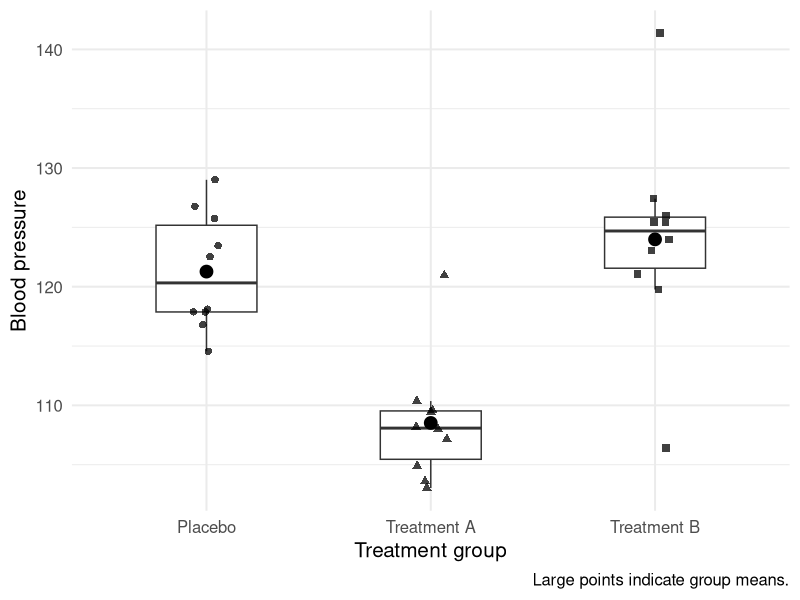
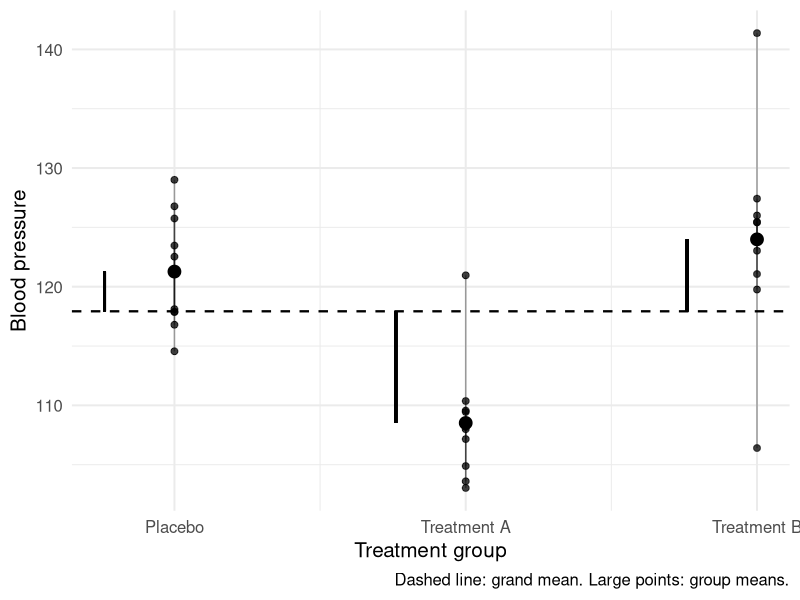

The R source for these figures, in order:
## ---- chunk 1
#| include: false
knitr::opts_chunk$set(
  echo = FALSE,
  warning = FALSE,
  message = FALSE,
  fig.align = "center"
)

set.seed(1811)
n_group <- 10
group_levels <- c("Placebo", "Treatment A", "Treatment B")
trt_tbl <- tibble::tibble(
  group = factor(rep(group_levels, each = n_group), levels = group_levels),
  bp = c(
    rnorm(n_group, mean = 124, sd = 8),
    rnorm(n_group, mean = 108, sd = 8),
    rnorm(n_group, mean = 119, sd = 8)
  )
)

fit_oneway <- lm(bp ~ group, data = trt_tbl)
fit_reduced <- lm(bp ~ 1, data = trt_tbl)

n <- nrow(trt_tbl)
a <- nlevels(trt_tbl$group)
X_oneway <- model.matrix(fit_oneway)
k_oneway <- ncol(X_oneway)
C_oneway <- solve(crossprod(X_oneway))
s2_oneway <- sigma(fit_oneway)^2

trt_means <- aggregate(bp ~ group, data = trt_tbl, FUN = mean)
n_i <- as.numeric(table(trt_tbl$group))
y_bar <- mean(trt_tbl$bp)
y_i_bar <- trt_means$bp
SST <- sum((trt_tbl$bp - y_bar)^2)
SSA <- sum(n_i * (y_i_bar - y_bar)^2)
SSE <- sum(residuals(fit_oneway)^2)
MSA <- SSA / (a - 1)
MSE <- SSE / (n - a)
F_anova <- MSA / MSE
p_anova <- pf(F_anova, df1 = a - 1, df2 = n - a, lower.tail = FALSE)

anova_tbl <- anova(fit_oneway)
model_comparison_tbl <- anova(fit_reduced, fit_oneway)

L_group <- rbind(
  c(0, 1, 0),
  c(0, 0, 1)
)
r_group <- c(0, 0)
joint_difference <- as.vector(L_group %*% coef(fit_oneway) - r_group)
F_group <- drop(
  t(joint_difference) %*%
    solve(L_group %*% C_oneway %*% t(L_group)) %*%
    joint_difference /
    (nrow(L_group) * s2_oneway)
)
p_group <- pf(F_group, df1 = nrow(L_group), df2 = df.residual(fit_oneway), lower.tail = FALSE)

trt_aug <- trt_tbl
trt_aug$obs <- ave(trt_aug$bp, trt_aug$group, FUN = seq_along)
trt_aug$group_index <- as.numeric(trt_aug$group)
trt_aug$group_mean <- ave(trt_aug$bp, trt_aug$group, FUN = mean)
trt_aug$grand_mean <- y_bar

set.seed(201)
ad_tbl <- tibble::tibble(
  spend_radio = runif(100, 0, 3)
)
ad_tbl$spend_tv <- 1.2 * ad_tbl$spend_radio + runif(100, 0, 3)
ad_tbl$revenue <- 10 + 2 * ad_tbl$spend_tv + rnorm(100, sd = 2)

fit_tv_first <- lm(revenue ~ spend_tv + spend_radio, data = ad_tbl)
fit_radio_first <- lm(revenue ~ spend_radio + spend_tv, data = ad_tbl)
fit_ad_full <- lm(revenue ~ spend_tv + spend_radio, data = ad_tbl)
fit_no_tv <- lm(revenue ~ spend_radio, data = ad_tbl)
fit_no_radio <- lm(revenue ~ spend_tv, data = ad_tbl)

df_ad <- df.residual(fit_ad_full)
coef_ad <- summary(fit_ad_full)$coefficients

tv_partial <- anova(fit_no_tv, fit_ad_full)
radio_partial <- anova(fit_no_radio, fit_ad_full)

format_number <- function(x, digits = 3) {
  format(signif(x, digits), trim = TRUE, scientific = FALSE)
}
format_p <- function(p) {
  if (p < 0.001) "<0.001" else paste0("=", format_number(p))
}
## ---- chunk 2
#| fig-width: 7.6
#| fig-height: 4.0
#| out-width: "86%"
ggplot2::ggplot(trt_tbl, ggplot2::aes(x = group, y = bp)) +
  ggplot2::geom_boxplot(width = 0.45, outlier.shape = NA) +
  ggplot2::geom_point(
    ggplot2::aes(shape = group),
    position = ggplot2::position_jitter(width = 0.08, height = 0),
    size = 2.2,
    alpha = 0.75
  ) +
  ggplot2::stat_summary(fun = mean, geom = "point", size = 4) +
  ggplot2::labs(
    x = "Treatment group",
    y = "Blood pressure",
    caption = "Large points indicate group means."
  ) +
  ggplot2::theme_minimal(base_size = 15) +
  ggplot2::theme(legend.position = "none")
## ---- chunk 3
#| fig-width: 7.8
#| fig-height: 4.1
#| out-width: "88%"
ggplot2::ggplot(trt_aug, ggplot2::aes(x = group_index, y = bp)) +
  ggplot2::geom_hline(
    yintercept = y_bar,
    linetype = 2,
    linewidth = 0.8
  ) +
  ggplot2::geom_segment(
    ggplot2::aes(xend = group_index, yend = group_mean),
    alpha = 0.35
  ) +
  ggplot2::geom_segment(
    ggplot2::aes(
      x = group_index - 0.24,
      xend = group_index - 0.24,
      y = group_mean,
      yend = grand_mean
    ),
    linewidth = 1
  ) +
  ggplot2::geom_point(size = 2, alpha = 0.75) +
  ggplot2::geom_point(
    data = trt_means,
    ggplot2::aes(x = as.numeric(group), y = bp),
    size = 4
  ) +
  ggplot2::scale_x_continuous(
    breaks = seq_along(group_levels),
    labels = group_levels
  ) +
  ggplot2::labs(
    x = "Treatment group",
    y = "Blood pressure",
    caption = "Dashed line: grand mean. Large points: group means."
  ) +
  ggplot2::theme_minimal(base_size = 15)
## ---- chunk 4
calc_tbl <- data.frame(
  Quantity = c("SST", "SS_A", "SSE", "MS_A", "MSE", "F", "p-value"),
  Value = c(SST, SSA, SSE, MSA, MSE, F_anova, p_anova),
  check.names = FALSE
)
knitr::kable(calc_tbl, format = "latex", digits = 3)
## ---- chunk 5
#| echo: true
fit_oneway <- lm(bp ~ group, data = trt_tbl)
anova(fit_oneway)
## ---- chunk 6
#| echo: true
model.matrix(fit_oneway)[c(1, 11, 21), ]
## ---- chunk 7
#| echo: true
L <- rbind(
  c(0, 1, 0),
  c(0, 0, 1)
)
r <- c(0, 0)
X <- model.matrix(fit_oneway)
C <- solve(crossprod(X))
difference <- as.vector(L %*% coef(fit_oneway) - r)
F_statistic <- drop(
  t(difference) %*%
    solve(L %*% C %*% t(L)) %*%
    difference /
    (nrow(L) * sigma(fit_oneway)^2)
)
p_value <- pf(
  F_statistic,
  df1 = nrow(L),
  df2 = df.residual(fit_oneway),
  lower.tail = FALSE
)
c("F statistic" = F_statistic, "p-value" = p_value)
## ---- chunk 8
#| echo: true
fit_reduced <- lm(bp ~ 1, data = trt_tbl)
fit_full <- lm(bp ~ group, data = trt_tbl)
anova(fit_reduced, fit_full)
## ---- chunk 9
#| echo: true
fit_tv_first <- lm(revenue ~ spend_tv + spend_radio, data = ad_tbl)
anova(fit_tv_first)
## ---- chunk 10
#| echo: true
fit_radio_first <- lm(revenue ~ spend_radio + spend_tv, data = ad_tbl)
anova(fit_radio_first)
## ---- chunk 11
#| echo: true
fit_no_tv <- lm(revenue ~ spend_radio, data = ad_tbl)
fit_full <- lm(revenue ~ spend_radio + spend_tv, data = ad_tbl)
anova(fit_no_tv, fit_full)
## ---- chunk 12
#| echo: true
summary(fit_full)$coefficients
## ---- chunk 13
#| echo: true
if (requireNamespace("car", quietly = TRUE)) {
  car::Anova(fit_full, type = "II")
} else {
  "Install the car package to run car::Anova(fit_full, type = 'II')."
}
